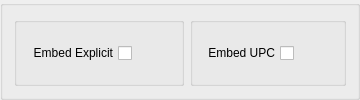
                <widget class="QGroupBox" name="gb2_13">
                 <property name="title">
                  <string/>
                 </property>
                 <property name="flat">
                  <bool>true</bool>
                 </property>
                 <layout class="QHBoxLayout" name="horizontalLayout_93">
                  <item>
                   <widget class="QGroupBox" name="groupBox_77">
                    <property name="title">
                     <string/>
                    </property>
                    <layout class="QHBoxLayout" name="horizontalLayout_149">
                     <item>
                      <widget class="QCheckBox" name="embed_explicit">
                       <property name="layoutDirection">
                        <enum>Qt::RightToLeft</enum>
                       </property>
                       <property name="text">
                        <string>Embed Explicit</string>
                       </property>
                      </widget>
                     </item>
                     <item>
                      <spacer name="horizontalSpacer_86">
                       <property name="orientation">
                        <enum>Qt::Horizontal</enum>
                       </property>
                       <property name="sizeHint" stdset="0">
                        <size>
                         <width>40</width>
                         <height>20</height>
                        </size>
                       </property>
                      </spacer>
                     </item>
                    </layout>
                   </widget>
                  </item>
                  <item>
                   <widget class="QGroupBox" name="groupBox_91">
                    <property name="title">
                     <string/>
                    </property>
                    <layout class="QHBoxLayout" name="horizontalLayout_163">
                     <item>
                      <widget class="QCheckBox" name="embed_upc">
                       <property name="layoutDirection">
                        <enum>Qt::RightToLeft</enum>
                       </property>
                       <property name="text">
                        <string>Embed UPC</string>
                       </property>
                      </widget>
                     </item>
                     <item>
                      <spacer name="horizontalSpacer_100">
                       <property name="orientation">
                        <enum>Qt::Horizontal</enum>
                       </property>
                       <property name="sizeHint" stdset="0">
                        <size>
                         <width>40</width>
                         <height>20</height>
                        </size>
                       </property>
                      </spacer>
                     </item>
                    </layout>
                   </widget>
                  </item>
                 </layout>
                </widget>
